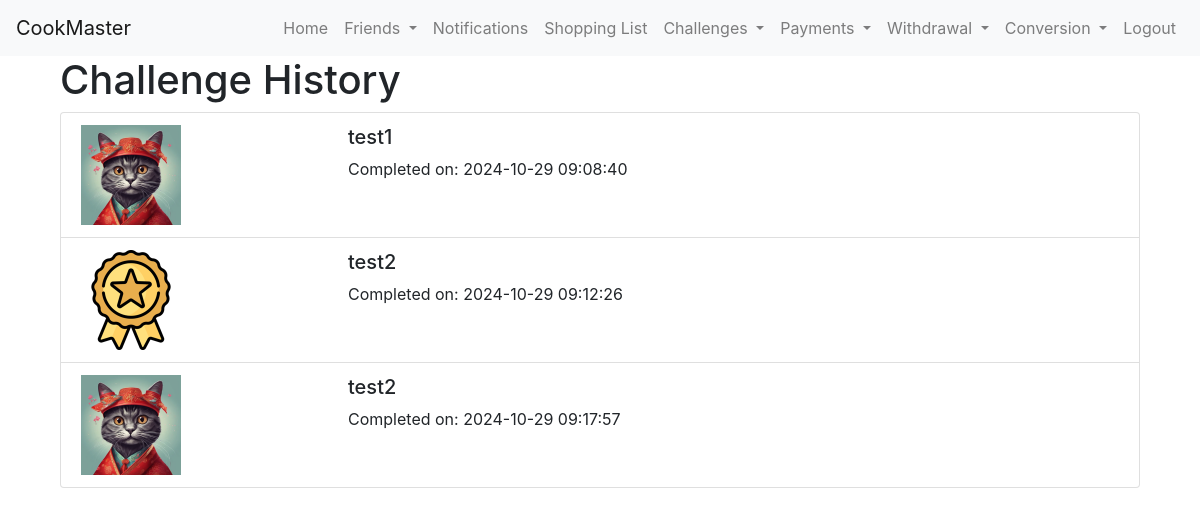
The page /challenge_history (signed in) on the database as committed earlier.
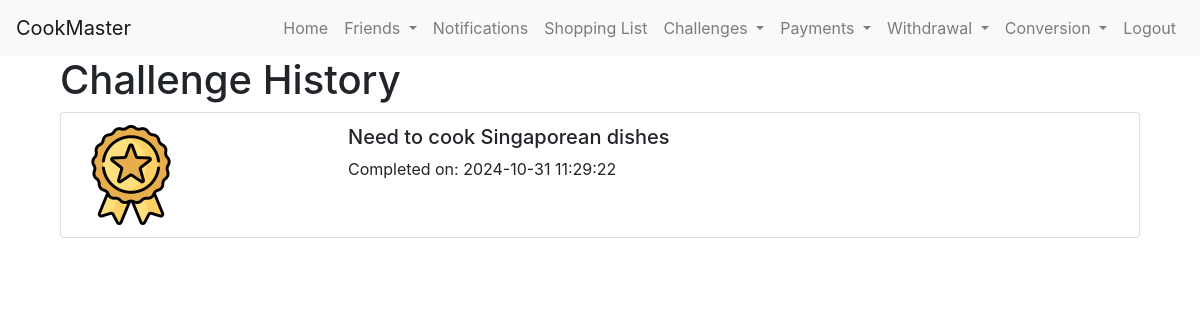
The same page on the database as committed later.
### app/models.py (models this page shows, shortened)
class Challenge(db.Model):
    __tablename__ = 'challenge'
    id = db.Column(db.Integer, primary_key=True)
    name = db.Column(db.String(100), nullable=False)
    icon = db.Column(db.String(100))  # Path to the icon
    creator_id = db.Column(db.Integer, db.ForeignKey('user.id'), nullable=False)
    credits_required = db.Column(db.Integer, nullable=False)
    duration = db.Column(db.Integer, nullable=False)  # Duration in seconds
    started_at = db.Column(db.DateTime, nullable=False)  # Start time of the challenge
    ended = db.Column(db.Boolean, default=False)  # Field to mark if the challenge has ended
    participants = db.relationship('ChallengeParticipant', backref='challenge_participation', lazy=True, cascade="all, delete-orphan")

### app/user_routes.py (the view)
@user.route('/challenge_history')
@login_required
def challenge_history():
    joined_challenges = ChallengeParticipant.query.filter_by(user_id=current_user.id).join(Challenge).filter(
        Challenge.ended == True
    ).all()
    history_data = []
    for participation in joined_challenges:
        challenge = participation.challenge
        history_data.append({
            'name': challenge.name,
            'completion_time': (challenge.started_at + timedelta(seconds=challenge.duration)).strftime('%Y-%m-%d %H:%M:%S'),
            'image': challenge.icon if challenge.icon else 'default_icon.jpg'
        })
    return render_template('challenge_history.html', history_data=history_data)

### app/__init__.py (called while the page is built)
@login_manager.user_loader
def load_user(user_id):
    from app.models import User
    return User.query.get(int(user_id))

### app/templates/challenge_history.html
{% extends "base.html" %}
{% block content %}
  <div class="container">
    <h1>Challenge History</h1>
    {% if history_data %}
      <ul class="list-group">
        {% for challenge in history_data %}
          <li class="list-group-item">
            <div class="row">
              <div class="col-md-3">
                <img src="{{ url_for('static', filename='challenges/' + challenge.image) }}" alt="{{ challenge.name }}" class="img-fluid" style="max-width: 100px; max-height: 100px;">
              </div>
              <div class="col-md-9">
                <h5>{{ challenge.name }}</h5>
                <p>Completed on: {{ challenge.completion_time }}</p>
              </div>
            </div>
          </li>
        {% endfor %}
      </ul>
    {% else %}
      <p>You have not joined any completed challenges yet.</p>
    {% endif %}
  </div>
{% endblock %}

Rows that differ between the two databases and show on the page:
removed Challenge: icon (picture), name "test1", completion_time "2024-10-29 09:08:40"
removed Challenge: icon (picture), name "test2", completion_time "2024-10-29 09:12:26"
removed Challenge: icon (picture), name "test2", completion_time "2024-10-29 09:17:57"
added Challenge: icon (picture), name "Need to cook Singaporean dishes", completion_time "2024-10-31 11:29:22"
